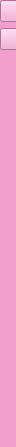
            <widget class="QWidget" name="page_2">
             <property name="geometry">
              <rect>
               <x>0</x>
               <y>0</y>
               <width>16</width>
               <height>447</height>
              </rect>
             </property>
             <property name="styleSheet">
              <string notr="true">background-color:rgb(242, 158, 207);</string>
             </property>
             <attribute name="icon">
              <iconset>
               <normaloff>img/recrutamento.png</normaloff>img/recrutamento.png</iconset>
             </attribute>
             <attribute name="label">
              <string>Pagina de Monitoramento</string>
             </attribute>
             <widget class="QWidget" name="layoutWidget">
              <property name="geometry">
               <rect>
                <x>0</x>
                <y>0</y>
                <width>174</width>
                <height>461</height>
               </rect>
              </property>
              <layout class="QVBoxLayout" name="verticalLayout_7">
               <item>
                <widget class="QPushButton" name="btn_consulestoque">
                 <property name="styleSheet">
                  <string notr="true">
QPushButton:hover{
	background-color: rgb(255, 85, 255);
	border-top-left-radius: 15px;
}
QPushButton{
	font: 700 12pt &quot;Times New Roman&quot;;
	color: rgb(255,255,255);
}
</string>
                 </property>
                 <property name="text">
                  <string>Estoque</string>
                 </property>
                 <property name="icon">
                  <iconset>
                   <normaloff>img/estoque-removebg-preview.png</normaloff>img/estoque-removebg-preview.png</iconset>
                 </property>
                 <property name="iconSize">
                  <size>
                   <width>42</width>
                   <height>42</height>
                  </size>
                 </property>
                </widget>
               </item>
               <item>
                <widget class="QPushButton" name="btn_promo">
                 <property name="toolTip">
                  <string>&lt;html&gt;&lt;head/&gt;&lt;body&gt;&lt;p&gt;&lt;br/&gt;&lt;/p&gt;&lt;/body&gt;&lt;/html&gt;</string>
                 </property>
                 <property name="whatsThis">
                  <string>&lt;html&gt;&lt;head/&gt;&lt;body&gt;&lt;p align=&quot;center&quot;&gt;fsdafasd&lt;/p&gt;&lt;/body&gt;&lt;/html&gt;</string>
                 </property>
                 <property name="styleSheet">
                  <string notr="true">
QPushButton:hover{
	background-color: rgb(255, 85, 255);
	border-top-left-radius: 15px;
}
QPushButton{
	font: 700 12pt &quot;Times New Roman&quot;;
	color: rgb(255,255,255);
}
</string>
                 </property>
                 <property name="text">
                  <string>Enviar Promoçoes</string>
                 </property>
                 <property name="icon">
                  <iconset>
                   <normaloff>img/4925861-social-icon-line-color-gratis-vetor-removebg-preview.png</normaloff>img/4925861-social-icon-line-color-gratis-vetor-removebg-preview.png</iconset>
                 </property>
                 <property name="iconSize">
                  <size>
                   <width>32</width>
                   <height>32</height>
                  </size>
                 </property>
                </widget>
               </item>
               <item>
                <spacer name="verticalSpacer_2">
                 <property name="orientation">
                  <enum>Qt::Vertical</enum>
                 </property>
                 <property name="sizeHint" stdset="0">
                  <size>
                   <width>20</width>
                   <height>40</height>
                  </size>
                 </property>
                </spacer>
               </item>
              </layout>
             </widget>
            </widget>
